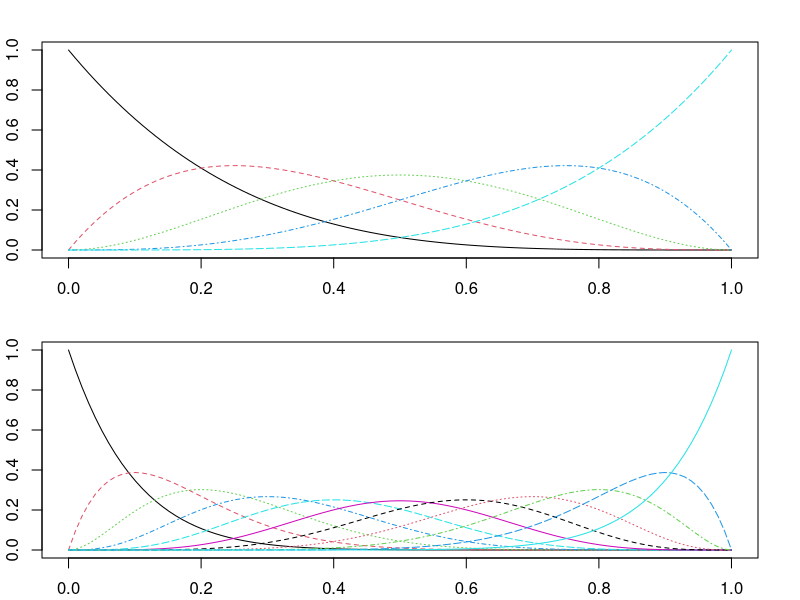
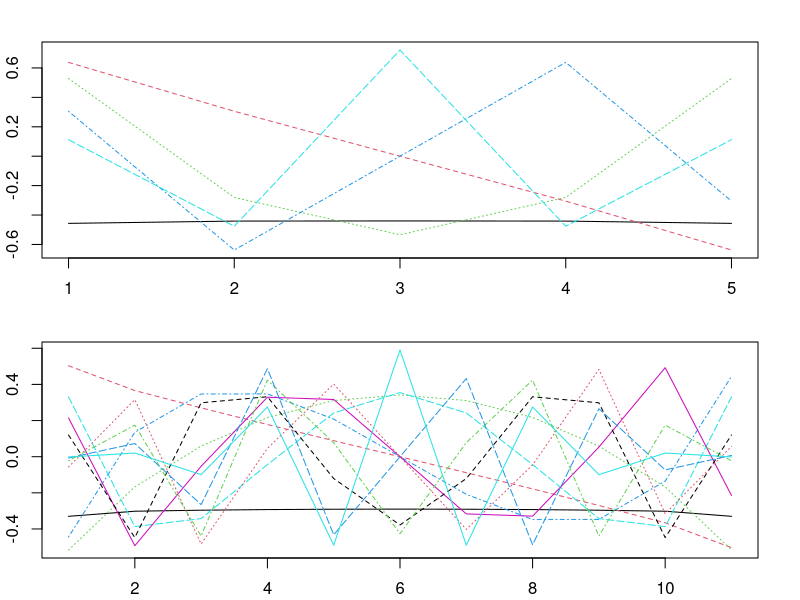
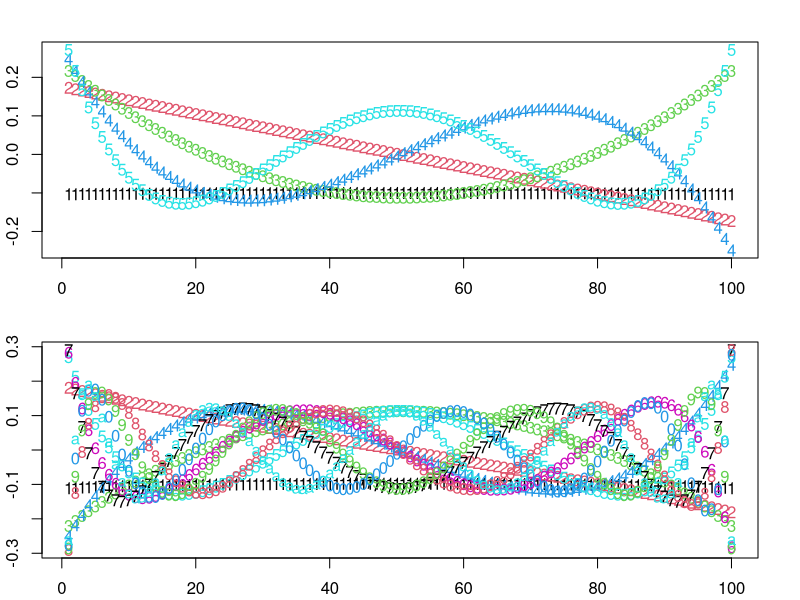
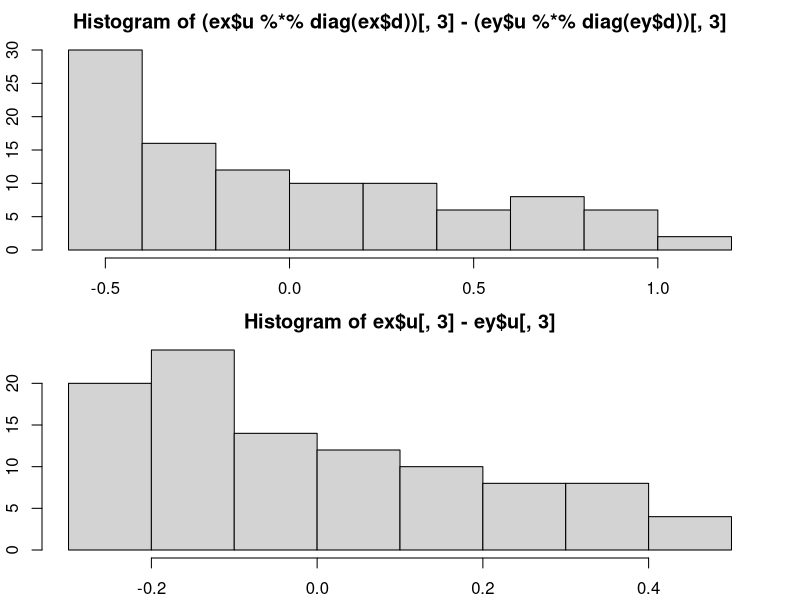
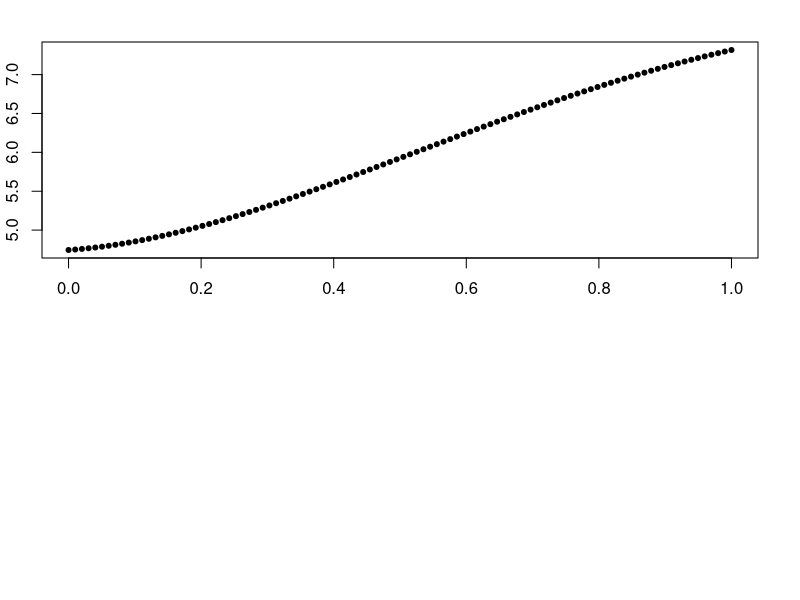

These figures' R source, in order:
make.b = function(x, n){
    out = matrix(0, length(x), n+1)
    for (v in 0:n)
        out[,v+1] = choose(n, v) * x^v * (1-x)^(n-v)
    return (out)
    }


xx = seq(0, 1, length = 100)
X = make.b(xx, 4)
Y = make.b(xx, 10)

ex = svd(X)
ey = svd(Y)

par(mfrow = c(2,1), mar = c(2.1,2.1,2.1,2.1))
matplot(xx, X, type='l')
matplot(xx, Y, type='l')

matplot(ex$v, type='l')
matplot(ey$v, type='l')

matplot(ex$u)
matplot(ey$u)

head(ex$u)
head(ey$u)

(ex$u %*% diag(ex$d))[,1:3] - (ey$u %*% diag(ey$d))[,1:3]

hist((ex$u %*% diag(ex$d))[,3] - (ey$u %*% diag(ey$d))[,3])
hist(ex$u[,3] - ey$u[,3])

beta = sort(rnorm(NCOL(X), 5, 3))
y = X %*% beta
plot(xx, y, pch = 20)
